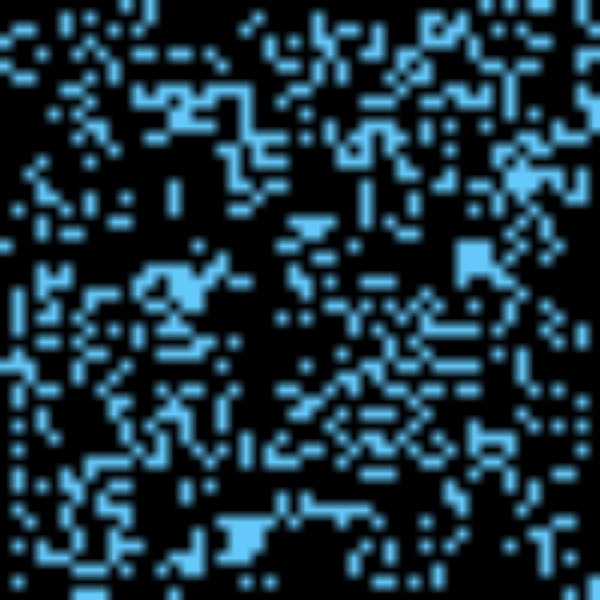
Frame 1 (no input)
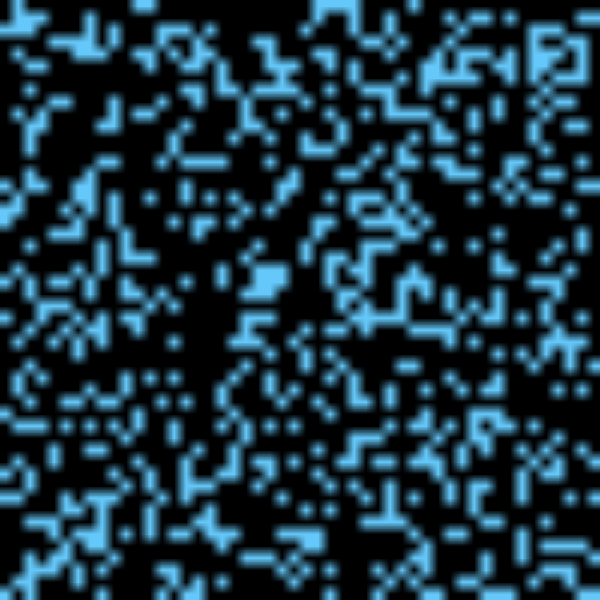
Frame 60 (no input)
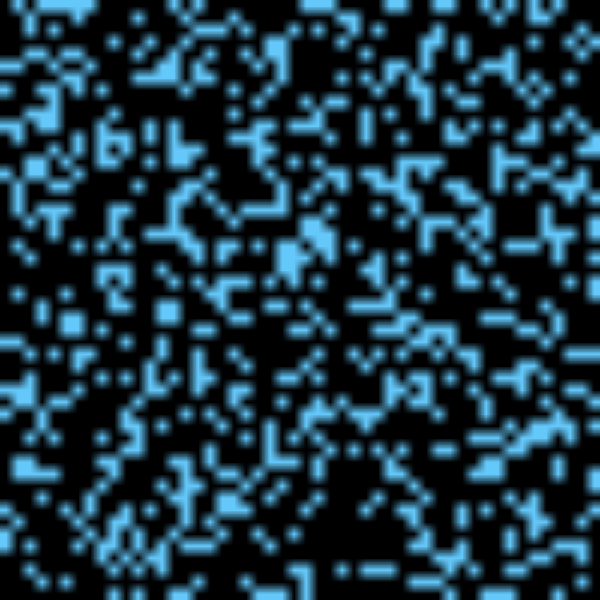
Frame 120 (the mouse pressed at the canvas centre since frame 60)

The p5.js sketch that drew these frames (run headless with seeded random() and noise() and a simulated clock; from frame 60 on, the mouse is pressed at the canvas centre):

// p5.js sketch
// ── sketch.js
// CONWAY'S GAME OF LIFE
// http://en.wikipedia.org/wiki/Conway's_Game_of_Life
//
// this p5 sketch implements John Conway's Game of Life simulation
// as an image-processing system... it looks at pixels in an image
// and treats them as cells in a version of Conway's simulation.
//
// your tasks:
// (1) make this thing look more interesting... 
// hint: you don't have to display the image directly to the screen.
// another hint: you can draw other things (text, shapes, etc.) instead of the cells.
// (2) the RULES in the draw() loop determine how the simulation decides to keep a pixel
// alive or generate a new one from a dead pixel.  this rule set is sometimes referred to as
// B3/S23 (a pixel is "Born" with 3 neighbors and "Stays Alive" with 2 or 3 neighbors.
// tweak these rules and see if you can find other interesting (or self-sustaining) systems.
//

var threshold = 128;
var howwide = 50;
var howtall = 50;
var img = new Array(2); // this is gonna store two images
var whichimage = 0;
var r,g,b; 
var system; 

function setup() {
  createCanvas(600, 600);
  system = new ParticleSystem(createVector(width/2,50)); 
  img[0] = createImage(howwide, howtall);
  img[1] = createImage(howwide, howtall);
  //noSmooth(); // don't smooth anything
  randomize();
}

function draw() {

  system.addParticle(); 
  system.run(); 
  img[whichimage].loadPixels(); // load pixels into memory
  img[1-whichimage].loadPixels(); // load pixels into memory
  for (var i = 0; i < howwide; i++) {
    for (var j = 0; j < howtall; j++) {
      // read pixels from source image...
      // everything is b&w, so the red (array index 0) channel is fine:
      var p0 = img[whichimage].get(i-1, j-1)[0]>threshold; // upper left
      var p1 = img[whichimage].get(i, j-1)[0]>threshold; // upper mid
      var p2 = img[whichimage].get(i+1, j-1)[0]>threshold; // upper right
      var p3 = img[whichimage].get(i-1, j)[0]>threshold; // left
      var p4 = img[whichimage].get(i, j)[0]>threshold; // center pixel
      var p5 = img[whichimage].get(i+1, j)[0]>threshold; // right
      var p6 = img[whichimage].get(i-1, j+1)[0]>threshold; // lower left
      var p7 = img[whichimage].get(i, j+1)[0]>threshold; // lower mid
      var p8 = img[whichimage].get(i+1, j+1)[0]>threshold; // lower right
      var neighbors = p0+p1+p2+p3+p5+p6+p7+p8; // how many neighbors are alive?
      var result;
      
      // THESE ARE THE RULES FOR THE SIMULATION - 
      // by default, an alive cell stays alive if it has 2 or 3 live neighbors.
      // a dead cell becomes alive if it has three live neighbors.
      if(p4==1) // center pixel is alive
      {
        // if two or three live neighbors, keep alive; otherwise die.
        if(neighbors==3 || neighbors==3) result = 1; else result = 0;
      }
      else // center pixel is DEAD
      {
        // if exactly three live neighbors, become alive; otherwise stay dead.
        if(neighbors==2) result = 1; else result = 0;
      }
     // write pixels into destination image, scaled to 0 or 255:
      img[1-whichimage].set(i, j, color(result*255), color(result*255)); 
    }
  }
  img[1-whichimage].updatePixels(); // update pixels on destination

  whichimage = 1-whichimage; // flip source and destination
  tint(100,200,250);
  image(img[whichimage], 0, 0, width, height); // draw the new source
}
// A simple Particle class
var Particle = function(position) {
  this.acceleration = createVector(0, 0.05);
  this.velocity = createVector(random(-1, 1), random(-1, 0));
  this.position = position.copy();
  this.lifespan = 255.0;
};

Particle.prototype.run = function() {
  this.update();
  this.display();
};

// Method to update position
Particle.prototype.update = function(){
  this.velocity.add(this.acceleration);
  this.position.add(this.velocity);
  this.lifespan -= 2;
};

// Method to display
Particle.prototype.display = function() {
  stroke(255, this.lifespan);
  strokeWeight(8);
  fill(0, this.lifespan);
  ellipse(this.position.x, this.position.y, 12, 12);
};

// Is the particle still useful?
Particle.prototype.isDead = function(){
  if (this.lifespan < 0) {
    return true;
  } else {
    return false;
  }
};

var ParticleSystem = function(position) {
  this.origin = position.copy();
  this.particles = [];
};

ParticleSystem.prototype.addParticle = function() {
  this.particles.push(new Particle(this.origin));
};

ParticleSystem.prototype.run = function() {
  for (var i = this.particles.length-1; i >= 0; i--) {
    var p = this.particles[i];
    p.run();
    if (p.isDead()) {
      this.particles.splice(i, 1);
    }
  }
}
function mouseClicked()
{
  fillatmouse();
  r= random(255); 
  g= random(255); 
  b= random(255); 
}

function mouseDragged()
{
  fillatmouse();
}

function keyReleased() // blow out the image with new stuff
{
  randomize();
}

// this completely recreates the simulation with binary noise (cells are on or off)
function randomize()
{
  var randthresh = 8; // 80% of pixels will be dead.
  img[whichimage].loadPixels(); // load pixels into memory
  img[1-whichimage].loadPixels(); // load pixels into memory
  for (var i = 0; i < img[whichimage].width; i++) {
    for (var j = 0; j < img[whichimage].height; j++) {
      var r = random(10)>randthresh; // true or false?
      var thecolor = color(r*255);
      img[whichimage].set(i, j, thecolor, thecolor);
      img[1-whichimage].set(i, j, thecolor, thecolor);
    }
  }
  img[whichimage].updatePixels(); // update pixels
  img[1-whichimage].updatePixels(); // update pixels

}

// set a pixel at the mouse position to ON
function fillatmouse()
{
  img[whichimage].loadPixels();
  var thex = floor(mouseX/(width/howwide));
  var they = floor(mouseY/(height/howtall));
  img[whichimage].set(thex, they, color(255));
  img[whichimage].updatePixels();
}
